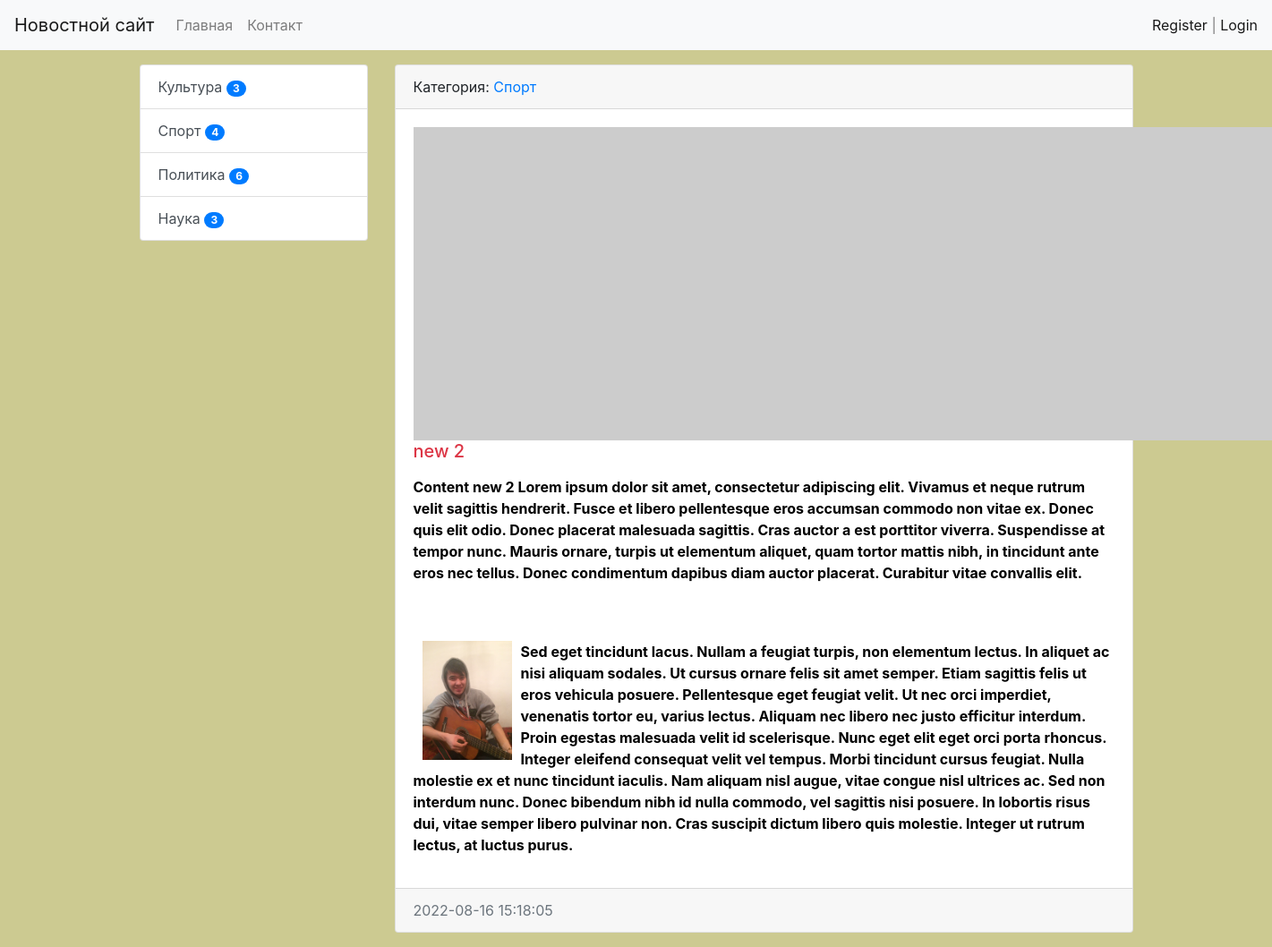
Screenshot of /news/2/ with the database file from the repository.
### news/models.py (models this page shows, shortened)
class Category(models.Model):
    title = models.CharField(max_length=150, db_index=True, verbose_name='Наименование категории')
    def get_absolute_url(self):
        return reverse('category', kwargs={'category_id': self.pk})
    def __str__(self):
        return f'{self.title}'
    class Meta:
        verbose_name = 'Категория'
        verbose_name_plural = 'Категории'
        ordering = ['id']

class News(models.Model):
    title = models.CharField(max_length=150, verbose_name='Наименование')
    content = models.TextField(blank=True, verbose_name='Контент')
    created_at = models.DateTimeField(auto_now_add=True, verbose_name='Дата публикации')
    updated_at = models.DateTimeField(auto_now=True, verbose_name='Обновлено')
    photo = models.ImageField(upload_to='photos/%Y/%m/%d/', verbose_name='Фото', blank=True)
    is_published = models.BooleanField(default=True, verbose_name='Опубликовано')
    category = models.ForeignKey('Category', on_delete=models.PROTECT, verbose_name='Категория')
    views = models.IntegerField(default=0)
    class Meta:
        verbose_name = 'Новость'
        verbose_name_plural = 'Новости'
        ordering = ['created_at']

### news/views.py (the view)
# urls.py: path('news/<int:pk>/', ViewNews.as_view(), name='view_news'),
class ViewNews(DetailView):
    model = News
    context_object_name = 'news_item'

### news/templatetags/news_tags.py (called while the page is built)
@register.inclusion_tag('news/list_categories.html')
def show_categories():
    categories = Category.objects.annotate(cnt=Count('news', filter=(F('news__is_published')))).filter(cnt__gt=0)
    return {'categories': categories}

### news/templates/news/news_detail.html (shortened to what this page needs)
{% extends 'base.html' %}
{% block sidebar %}
{% include 'inc/_sidebar.html' %}
{% endblock %}
{% block content %}
  <div class="card mb-3">
    <div class="card-header">
      Категория: <a href="{{ news_item.category.get_absolute_url }}">{{ news_item.category }}</a>
    </div>
    <div class="card-body">
        {% if news_item.photo %}
          <img src="{{ news_item.photo.url }}" alt="" width="350" class="float-left mr-3">
        {% else %}
          <img src="https://picsum.photos/id/1060/350/235/?blur2" alt="" class="float-left mr-3">
        {% endif %}
          <h5 class="card-title {% cycle 'text-danger' 'text-success' %}">{{ news_item.title }}</h5>
          <p class="card-text">{{ news_item.content|safe|linebreaksbr }}</p>
    </div>
    <div class="card-footer text-muted">
      {{ news_item.created_at|date:"Y-m-d H:i:s" }}
    </div>
  </div>
{% endblock %}

### news/templates/news/list_categories.html
<div class="list-group">
  {% for item in categories %}
  <a href="{{ item.get_absolute_url }}" class="list-group-item list-group-item-action">{{ item.title }} <span class="badge badge-primary badge-pill">{{ item.cnt }}</span></a>
  {% endfor %}
</div>

### mysite/static/css/style.css (style rules this page uses)
body { background-color: #ccca91; }

### rows the page displays
Category: title "Культура", cnt "3"
Category: title "Спорт", cnt "4"
Category: title "Политика", cnt "6"
Category: title "Наука", cnt "3"
News: category "Спорт", title "new 2", content "Content new 2 Lorem ipsum dolor sit amet, consectetur adipiscing elit. Vivamus et neque rutrum velit sagittis hendrerit. Fusce et libero pellentesque eros accumsan commodo non vitae ex. Donec quis elit odio. Donec placerat malesuada sagittis. Cras auctor a est porttitor viverra. Suspendisse at tempor nunc. Mauris ornare, turpis ut elementum aliquet, quam tortor mattis nibh, in tincidunt ante eros nec tellus. Donec condimentum dapibus diam auctor placerat. Curabitur vitae convallis elit. Sed eget tincidunt lacus. Nullam a feugiat turpis, non elementum lectus. In aliquet ac nisi aliquam sodales. Ut cursus ornare felis sit amet semper. Etiam sagittis felis ut eros vehicula posuere.…", content (picture), created_at "2022-08-16 15:18:05"
